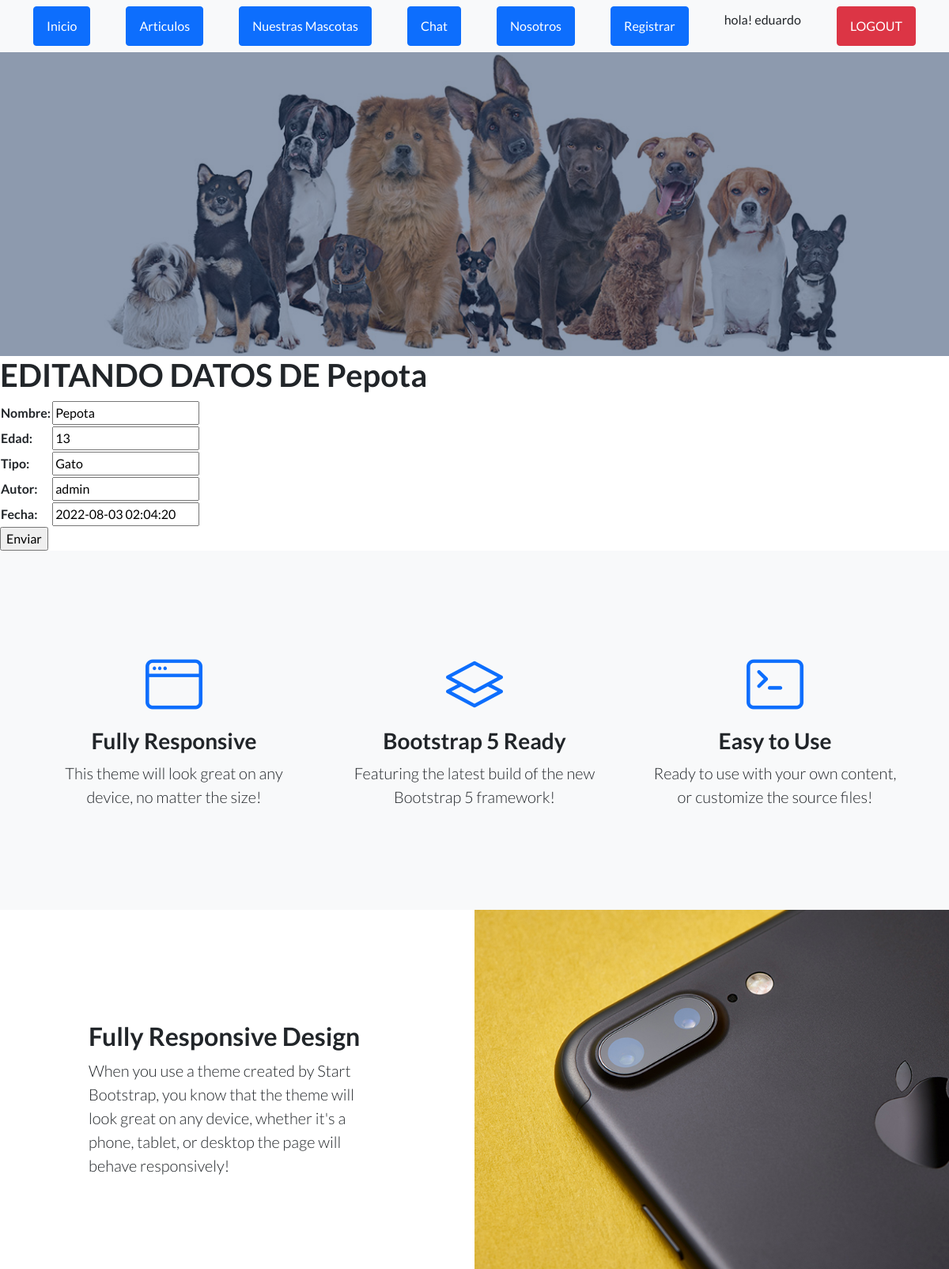
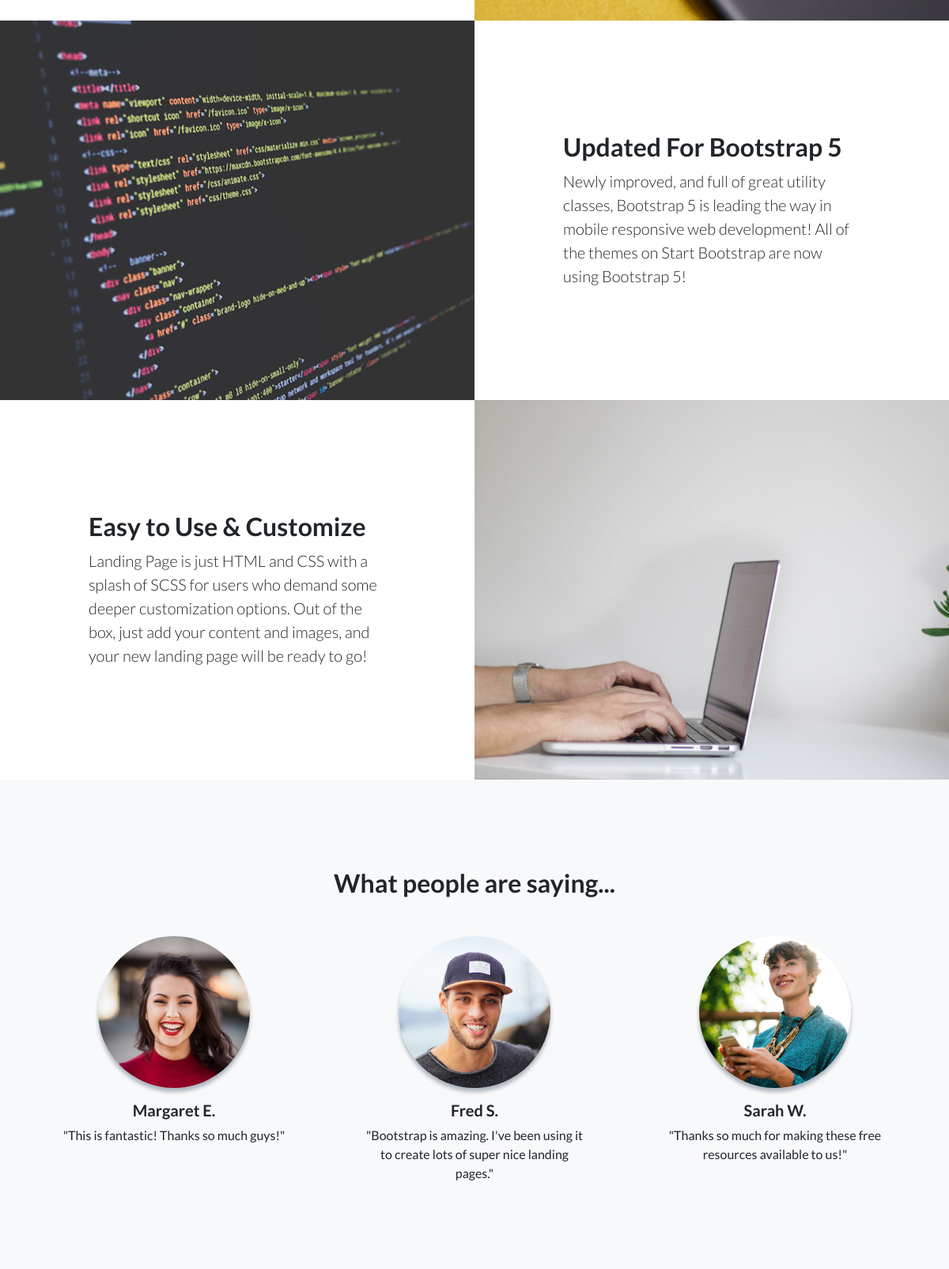
Screenshot of /editarmascota/Pepota (signed in, upper part) with the database file from the repository (2 pictures, top to bottom).
### App/models.py (models this page shows, shortened)
class Mascota(models.Model):
    nombre = models.CharField(max_length=50)
    edad = models.IntegerField()
    tipo = models.CharField(max_length=50) #perro, gato, etc.
    autor = models.CharField(max_length=40,null=True)
    fecha = models.DateTimeField(null=True)
    imagen = models.ImageField(upload_to = "mascotas", null=True, blank=True)

### App/views.py (the view)
# urls.py: path('editarmascota/<nombre_mascota>', editarmascota, name='editarmascota'),
def editarmascota(request,nombre_mascota):
    autor = request.user.username
    fecha = datetime.now().strftime("%Y-%m-%d %H:%M:%S")
    mascotas= Mascota.objects.get(nombre=nombre_mascota)
    if request.method == "POST":
        form = MascotaFormulario(request.POST)
        if form.is_valid():
            info = form.cleaned_data
            mascotas.nombre = info['nombre']
            mascotas.edad= info["edad"]
            mascotas.tipo= info["tipo"]
            mascotas.autor= info["autor"]
            mascotas.fecha= fecha
            mascotas.save()
            return render(request,"App/inicio.html")
    else:
        form= MascotaFormulario(initial={"nombre":mascotas.nombre, "edad":mascotas.edad, "tipo":mascotas.tipo, "autor":mascotas.autor, "fecha":mascotas.fecha})
    return render(request, "App/editarmascota.html",{"formulario":form, "nombre_mascota":nombre_mascota})

### App/forms.py
class MascotaFormulario(forms.Form):
    nombre = forms.CharField()
    edad = forms.IntegerField()
    tipo = forms.CharField()
    autor = forms.CharField(max_length=60)
    fecha = forms.DateTimeField()

### App/templates/App/editarmascota.html (shortened to what this page needs)
{% extends "App/padre.html" %}
{% load static %}
{% block cambia %}
<h1>EDITANDO DATOS DE {{ nombre_mascota }}</h1>
    <form action="{% url 'editarmascota' nombre_mascota %}" method="POST"> {% csrf_token %}
        <table>
            {{ formulario.as_table }}
        </table>
            <input type="submit" value="Enviar">
    </form>
{% endblock %}

### App/templates/App/padre.html (shortened to what this page needs)
<!DOCTYPE html>
<html lang="en">
    <head>
        {% load static %}
        <link href="https://cdn.jsdelivr.net/npm/bootstrap-icons@1.5.0/font/bootstrap-icons.css" rel="stylesheet" type="text/css" />
        <link href="{% static 'App/css/styles.css'%}" rel="stylesheet" />
    </head>
    <body>
        <nav class="navbar navbar-light bg-light static-top">
            <div class="container">
                <a class="btn btn-primary" href="{% url 'Inicio' %}">Inicio</a>
                <a class="btn btn-primary" href="{% url 'Inicio' %}">Articulos</a>
                <a class="btn btn-primary" href="{% url 'nuestrasmascotas' %}">Nuestras Mascotas</a>
                <a class="btn btn-primary" href="{% url 'Inicio' %}">Chat</a>
                <a class="btn btn-primary" href="{% url 'Nosotros' %}">Nosotros</a>
                <a class="btn btn-primary" href="{% url 'register' %}">Registrar</a>
                {% if not request.user.is_authenticated %}
                <a class="btn btn-danger" href="{% url 'login' %}">LOGIN</a>
                {% else %}
                <p> hola! {{ request.user.username }}</p>
                <a class="btn btn-danger" href="{% url 'logout' %}">LOGOUT</a>
                {% endif %}
            </div>
        </nav>
        <header class="masthead">
        </header>
        {% block cambia %}
        {% endblock %}
        <section class="features-icons bg-light text-center">
            <div class="container">
                <div class="row">
                    <div class="col-lg-4">
                        <div class="features-icons-item mx-auto mb-5 mb-lg-0 mb-lg-3">
                            <div class="features-icons-icon d-flex"><i class="bi-window m-auto text-primary"></i></div>
                            <h3>Fully Responsive</h3>
                            <p class="lead mb-0">This theme will look great on any device, no matter the size!</p>
                        </div>
                    </div>
                    <div class="col-lg-4">
                        <div class="features-icons-item mx-auto mb-5 mb-lg-0 mb-lg-3">
                            <div class="features-icons-icon d-flex"><i class="bi-layers m-auto text-primary"></i></div>
                            <h3>Bootstrap 5 Ready</h3>
                            <p class="lead mb-0">Featuring the latest build of the new Bootstrap 5 framework!</p>
                        </div>
                    </div>
                    <div class="col-lg-4">
                        <div class="features-icons-item mx-auto mb-0 mb-lg-3">
                            <div class="features-icons-icon d-flex"><i class="bi-terminal m-auto text-primary"></i></div>
                            <h3>Easy to Use</h3>
                            <p class="lead mb-0">Ready to use with your own content, or customize the source files!</p>
                        </div>
                    </div>
                </div>
            </div>
        </section>
        <section class="showcase">
            <div class="container-fluid p-0">
                <div class="row g-0">
                    <div class="col-lg-6 order-lg-2 text-white showcase-img" style="background-image: url('assets/img/bg-showcase-1.jpg')"></div>
                    <div class="col-lg-6 order-lg-1 my-auto showcase-text">
                        <h2>Fully Responsive Design</h2>
                        <p class="lead mb-0">When you use a theme created by Start Bootstrap, you know that the theme will look great on any device, whether it's a phone, tablet, or desktop the page will behave responsively!</p>
                    </div>
                </div>
                <div class="row g-0">
                    <div class="col-lg-6 text-white showcase-img" style="background-image: url('assets/img/bg-showcase-2.jpg')"></div>
                    <div class="col-lg-6 my-auto showcase-text">
                        <h2>Updated For Bootstrap 5</h2>
                        <p class="lead mb-0">Newly improved, and full of great utility classes, Bootstrap 5 is leading the way in mobile responsive web development! All of the themes on Start Bootstrap are now using Bootstrap 5!</p>
                    </div>
                </div>
                <div class="row g-0">
                    <div class="col-lg-6 order-lg-2 text-white showcase-img" style="background-image: url('assets/img/bg-showcase-3.jpg')"></div>
                    <div class="col-lg-6 order-lg-1 my-auto showcase-text">
                        <h2>Easy to Use & Customize</h2>
                        <p class="lead mb-0">Landing Page is just HTML and CSS with a splash of SCSS for users who demand some deeper customization options. Out of the box, just add your content and images, and your new landing page will be ready to go!</p>
                    </div>
                </div>
            </div>
        </section>
        <section class="testimonials text-center bg-light">
            <div class="container">
                <h2 class="mb-5">What people are saying...</h2>
                <div class="row">
                    <div class="col-lg-4">
                        <div class="testimonial-item mx-auto mb-5 mb-lg-0">
                            <img class="img-fluid rounded-circle mb-3" src="assets/img/testimonials-1.jpg" alt="..." />
                            <h5>Margaret E.</h5>
                            <p class="font-weight-light mb-0">"This is fantastic! Thanks so much guys!"</p>
                        </div>
                    </div>
                    <div class="col-lg-4">
                        <div class="testimonial-item mx-auto mb-5 mb-lg-0">
                            <img class="img-fluid rounded-circle mb-3" src="assets/img/testimonials-2.jpg" alt="..." />
                            <h5>Fred S.</h5>
                            <p class="font-weight-light mb-0">"Bootstrap is amazing. I've been using it to create lots of super nice landing pages."</p>
                        </div>
                    </div>
                    <div class="col-lg-4">
                        <div class="testimonial-item mx-auto mb-5 mb-lg-0">
                            <img class="img-fluid rounded-circle mb-3" src="assets/img/testimonials-3.jpg" alt="..." />
                            <h5>Sarah W.</h5>
                            <p class="font-weight-light mb-0">"Thanks so much for making these free resources available to us!"</p>
                        </div>
                    </div>
                </div>
            </div>
        </section>
    </body>
</html>

### rows the page displays
Mascota: nombre "Pepota", edad "13", tipo "Gato", autor "admin", fecha "2022-08-03 02:04:20"

### other values shown
{{ request.user.username }} "eduardo"
